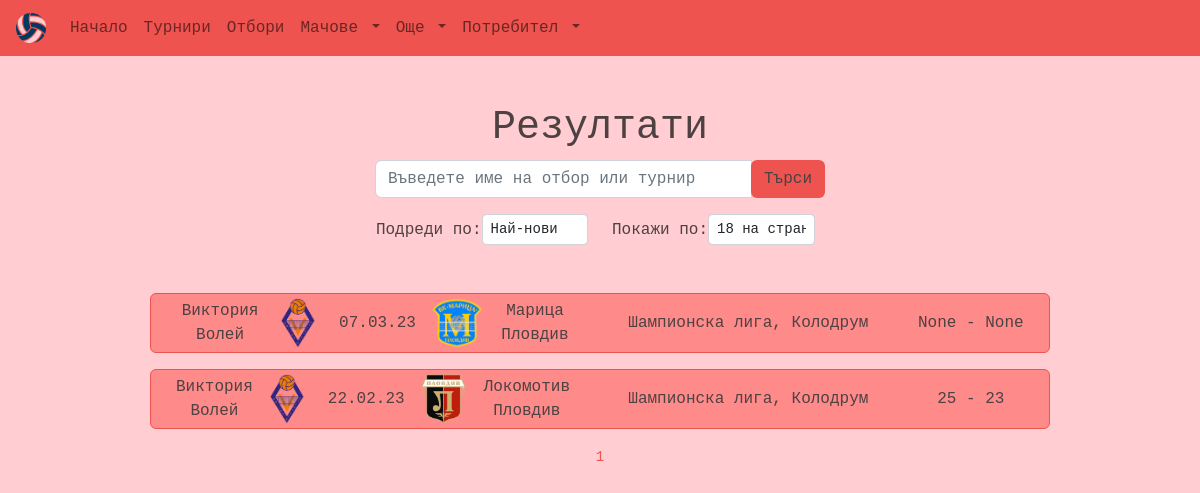
Before: /results/ with the older database file.
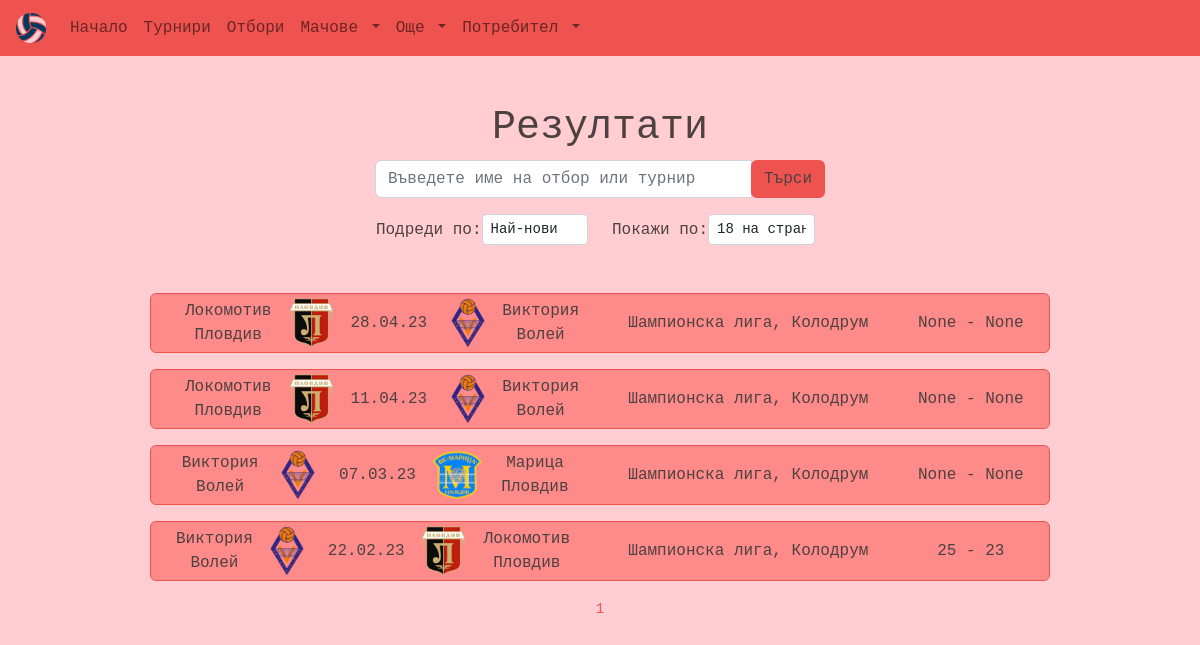
After: the same page with the newer database file.
### main/models.py (models this page shows, shortened)
class Match(models.Model):
    id = models.UUIDField(primary_key=True, default=uuid.uuid4, editable=False)
    team1 = models.ForeignKey(Team, on_delete=models.CASCADE, null=False, blank=False, related_name='team1')
    team2 = models.ForeignKey(Team, on_delete=models.CASCADE, null=False, blank=False, related_name='team2')
    tournament = models.ForeignKey(Tournament, on_delete=models.CASCADE, null=False, blank=False)
    date = models.DateTimeField(null=True, blank=True)
    referee = models.ForeignKey(Referee, on_delete=models.SET_NULL, null=True, blank=True)
    team1_points = models.PositiveSmallIntegerField(validators=[MaxValueValidator(200), MinValueValidator(0)], null=True, blank=True)
    team2_points = models.PositiveSmallIntegerField(validators=[MaxValueValidator(200), MinValueValidator(0)], null=True, blank=True)
    class Meta:
        verbose_name_plural = 'Matches'
        ordering = ['-date', 'tournament']

class Team(models.Model):
    id = models.UUIDField(primary_key=True, default=uuid.uuid4, editable=False)
    name = models.CharField(max_length=64, null=False, blank=False)
    coach = models.CharField(max_length=64, null=True, blank=True)
    founded_in = models.DateField(null=True, blank=True)
    location = models.CharField(max_length=64, null=False, blank=False)
    picture = models.ImageField(upload_to="teams_pics", null=True, blank=True)
    description = models.TextField(null=True, blank=True)
    class Meta:
        ordering = ['name']

class Tournament(models.Model):
    id = models.UUIDField(primary_key=True, default=uuid.uuid4, editable=False)
    name = models.CharField(max_length=64, null=False, blank=False)
    hall = models.ForeignKey(Hall, on_delete=models.SET_NULL, null=True, blank=True)
    prize_pool = models.DecimalField(decimal_places=2, max_digits=10, validators=[MinValueValidator(100)], null=True, blank = True)
    opening_date = models.DateTimeField(null=True, blank=True)
    closing_date = models.DateTimeField(null=True, blank=True)
    teams = models.ManyToManyField(Team, related_name='tournaments')
    referees = models.ManyToManyField(Referee, related_name='tournaments')
    winner = models.ForeignKey(Team, on_delete=models.SET_NULL, null=True, blank=True, related_name='winner')
    description = models.TextField(null=True, blank=True)
    class Meta:
        ordering = ['-opening_date']

class Hall(models.Model):
    id = models.UUIDField(primary_key=True, default=uuid.uuid4, editable=False)
    name = models.CharField(max_length=128, null=False, blank=False)
    location = models.CharField(max_length=128, null=False, blank=False)
    max_seats = models.PositiveIntegerField(validators=[MaxValueValidator(50000), MinValueValidator(500)], null=False, blank=False)
    picture = models.ImageField(upload_to="halls_pics", null=True, blank=True)

### main/views/views_matches.py (the view)
# urls.py: path('results/', views.results, name='results'),
def results(request):
    q = request.GET.get("q") if request.GET.get("q") != None else ""
    get_matches = Match.objects.filter(
            Q(team1__name__icontains=q)
            | Q(team2__name__icontains=q)
            | Q(tournament__name__icontains=q)
        )
    sort_by = request.GET.get("sort_by")
    if sort_by == "newest":
        get_matches = get_matches.order_by("-date")
    elif sort_by == "oldest":
        get_matches = get_matches.order_by("date")
    show = request.GET.get("show")
    if show == "18":
        items = 18
    elif show == "30":
        items = 30
    elif show == "60":
        items = 60
    else:
        items = 18
    paginator = Paginator(get_matches, items)
    page = request.GET.get("page")
    matches = paginator.get_page(page)
    now = timezone.now()
    context = {"matches": matches, "now": now}
    return render(request, "main/info_templates/results.html", context)

### main/templates/main/info_templates/results.html (shortened to what this page needs)
{% extends 'base.html' %}
{% block content %}
<header class="text-font text-center mt-5">
    <h1>Резултати</h1>
    <div class="col col-md-6 mx-auto">
        <div class="w-75 text-center m-auto">
            <form class="mb-3" method="GET" action="">
                <div class="input-group">
                    <input type="text" autocomplete="off" name="q" class="form-control" placeholder="Въведете име на отбор или турнир">
                    <div class="input-group-append">
                        <button class="btn btn-main rounded-right" type="submit">Търси</button>
                    </div>
                </div>
                <div class="row d-none d-lg-flex mt-3">
                    <div class="col-6 d-flex align-items-center justify-content-end">
                        <span class="">Подреди по:</span>
                        <select class="form-control form-control-sm w-50 h-50" name="sort_by" onchange="this.form.submit()">
                            <option value="newest" {% if request.GET.sort_by == "newest" %}selected{% endif %}>
                                Най-нови
                            </option>
                        </select>
                    </div>
                    <div class="col-6 d-flex align-items-center">
                        <span class="">Покажи по:</span>
                        <select class="form-control form-control-sm w-50 h-50" name="show" onchange="this.form.submit()">
                            <option value="18" {% if request.GET.show == "18" %}selected{% endif %}>18 на страница</option>
                        </select>
                    </div>
                </div>
            </form>
        </div>
    </div>
</header>
<main class="container-fluid w-75 mt-5 h-100">
    {% for match in matches %}
    {% if now > match.date %}
    <a href="{% url 'match-info' match.id %}" class="text-decoration-none text-font link-font">
        <section class="row bg-sec my-3 rounded border-main p-1 d-none d-lg-flex d-xl-flex">
            <div class="col-lg-6 d-flex align-items-center justify-content-center text-center">
                <div class="d-flex align-items-center justify-content-center text-center">
                    <span>{{match.team1.name}}</span>
                    <img src="{{match.team1.picture.url}}" width="50px" height="50px">
                </div>
                <div class="mx-3 text-center d-flex align-items-center justify-content-center">
                    {{match.date|date:"d.m.y"}}
                </div>
                <div class="d-flex align-items-center justify-content-center text-center">
                    <img src="{{match.team2.picture.url}}" width="50px" height="50px">
                    <span>{{match.team2.name}}</span>
                </div>
            </div>
            <div class="col-lg-4 d-flex align-items-center justify-content-center text-center">
                {{match.tournament.name}}, {{match.tournament.hall.name}}
            </div>
            <div class="col-lg-2 d-flex align-items-center justify-content-center text-center">
                {{match.team1_points}} - {{match.team2_points}}
            </div>
        </section>
    </a>
    {% endif %}
    {% endfor %}
    <div class="text-center my-3">
        <small class="text-main">{{matches.number}}</small>
    </div>
</main>
{% endblock %}

### templates/base.html (shortened to what this page needs)
<!DOCTYPE html>
{% load static %}
<html lang="en">
<head>
    <link href="https://cdn.jsdelivr.net/npm/bootstrap@5.2.0/dist/css/bootstrap.min.css" rel="stylesheet"
>
    <link rel="stylesheet" type="text/css" href="{% static 'styles/style.css' %}" />
    <link rel="stylesheet" href="https://cdnjs.cloudflare.com/ajax/libs/bootstrap-select/1.14.0-beta2/css/bootstrap-select.min.css">
</head>
<body>
    {% include 'navbar.html' %}
    {% block content %}
    {% endblock %}
</body>
</html>

### templates/navbar.html (shortened to what this page needs)
{% load static %}
<nav class="navbar navbar-expand-lg navbar-light bg-main text-font px-3">
    <a class="navbar-brand text-font link-sec" href="{% url 'index' %}"><img widht="30px" height="30px"
            src="/static/images/default_images/logo.png"></a>
    <div class="collapse navbar-collapse" id="navbarSupportedContent">
        <ul class="navbar-nav">
            <li class="nav-item active">
                <a class="nav-link link-sec" href="{% url 'index' %}">Начало</a>
            </li>
            <li class="nav-item active">
                <a class="nav-link link-sec" href="{% url 'tournaments' %}">Турнири</a>
            </li>
            <li class="nav-item">
                <a class="nav-link link-sec" href="{% url 'teams' %}">Отбори</a>
            </li>
            <li class="nav-item dropdown">
                <a class="nav-link dropdown-toggle link-sec" href="#" id="navbarDropdown" role="button"
                    data-toggle="dropdown" aria-haspopup="true" aria-expanded="false">
                    Мачове
                </a>
            </li>
            <li class="nav-item dropdown">
                <a class="nav-link dropdown-toggle link-sec" href="#" id="navbarDropdown" role="button"
                    data-toggle="dropdown" aria-haspopup="true" aria-expanded="false">
                    Още
                </a>
            </li>
            <li class="nav-item dropdown">
                <a class="nav-link dropdown-toggle link-sec" href="#" id="navbarDropdown" role="button"
                    data-toggle="dropdown" aria-haspopup="true" aria-expanded="false">
                    {% if request.user.is_authenticated %}
                    {{request.user.username}}
                    {% else %}
                    Потребител
                    {% endif %}
                </a>
            </li>
        </ul>
    </div>
</nav>

### static/styles/style.css (style rules this page uses)
:root { --bg-color: #ffcdd2; --font-color: #4d4141; --main-color: #ee534f; --sec-color: #ff8a8a; }
* { margin: 0; padding: 0; font-family: Andale Mono, monospace; font-style: normal; }
body { background-color: var(--bg-color) !important; color: var(--font-color) !important; }
.text-font { color: var(--font-color); }
.text-main { color: var(--main-color); }
.bg-main { background-color: var(--main-color); }
.bg-sec { background-color: var(--sec-color); }
.border-main { border: 1px solid var(--main-color); }
.btn-main { color: var(--font-color); background-color: var(--main-color); }

Changed rows visible on the page:
added Match: team1.name "Локомотив Пловдив", team1.picture (picture), date "28.04.23", team2.picture (picture), team2.name "Виктория Волей", tournament.name "Шампионска лига", tournament.hall.name "Колодрум", team1_points "None", team2_points "None"
added Match: team1.name "Локомотив Пловдив", team1.picture (picture), date "11.04.23", team2.picture (picture), team2.name "Виктория Волей", tournament.name "Шампионска лига", tournament.hall.name "Колодрум", team1_points "None", team2_points "None"
